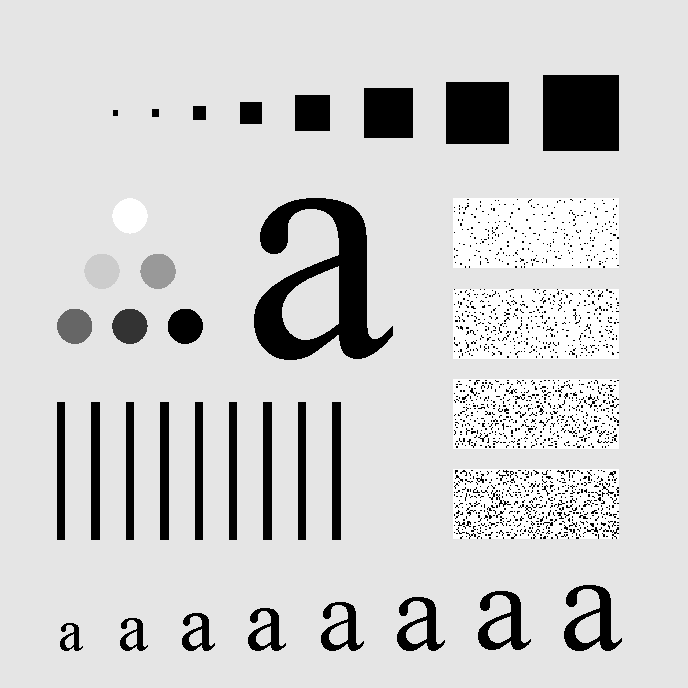
#> input picture High-Pass Butterworth Filter/question_4.tif, 688 x 688 px
$ python 'High-Pass Butterworth Filter.py'
#> lines starting #> are read from the running program, lines starting #| are printed output that depends on the picture
import cv2
import numpy as np
from math import sqrt
import matplotlib.pyplot as plt


def distance(point1, point2):
    return sqrt((point1[0] - point2[0]) ** 2 + (point1[1] - point2[1]) ** 2)


def butterworthHP(D0, imgShape, n):  # Formule
    base = np.zeros(imgShape[:2])
    rows, cols = imgShape[:2]
    center = (rows / 2, cols / 2)
    for x in range(cols):
        for y in range(rows):
            base[y, x] = 1 - 1 / (1 + (distance((y, x), center) / D0) ** (2 * n))
    return base


img = cv2.imread('question_4.tif', 0)  # 0 for grayscale
#> img is the input picture: shape (688, 688); min 0, max 255, mean 207.3

img_shape = img.shape
#> img_shape = (688, 688)

f = np.fft.fft2(img)
fshift = np.fft.fftshift(f)

HighPassCenter = fshift * butterworthHP(60, img_shape, 2)  # Multiply F(u,v) by a filter function H(u,v)
#> after the loop in butterworthHP, `for x in range(cols):`:
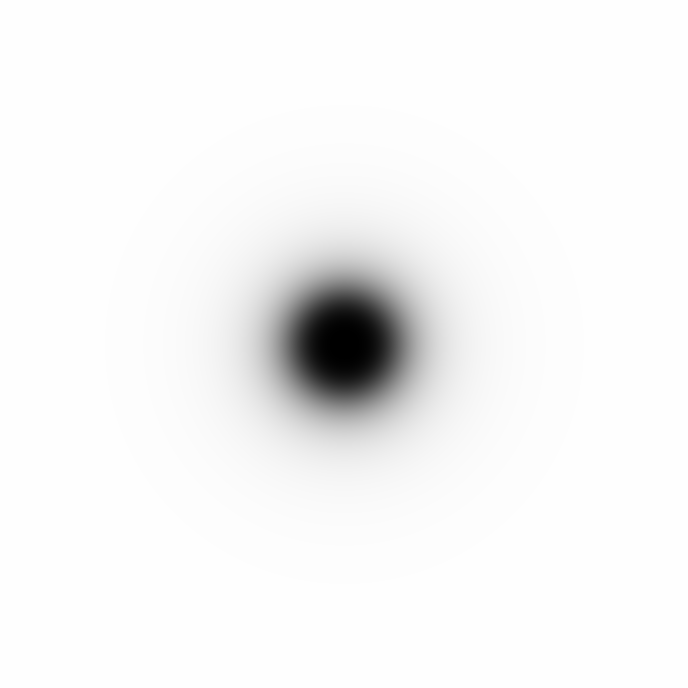
#> base: shape (688, 688) float64; min 0, max 1, mean 0.963
HighPass = np.fft.ifftshift(HighPassCenter)
inverse_HighPass = np.fft.ifft2(HighPass)  # Compute the inverse DFT of the result

Result = np.abs(inverse_HighPass)
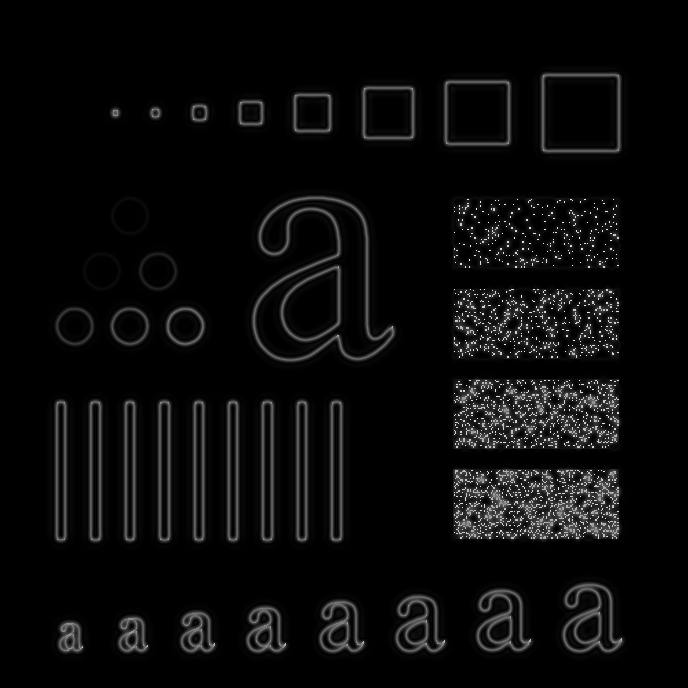
#> Result: shape (688, 688) float64; min 1.04e-13, max 247.9, mean 10.8

display = plt.figure()
display.add_subplot(1,2, 1)
plt.imshow(img,"gray"), plt.title("Original")
display.add_subplot(1,2, 2)
plt.imshow(Result,"gray"), plt.title("Butterworth High Pass (n=2)")
plt.show(block=True)
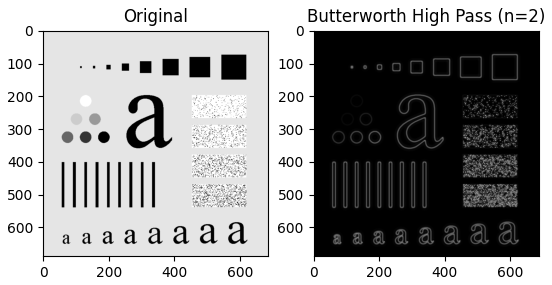
#> figure drawn by matplotlib, 2 panels
